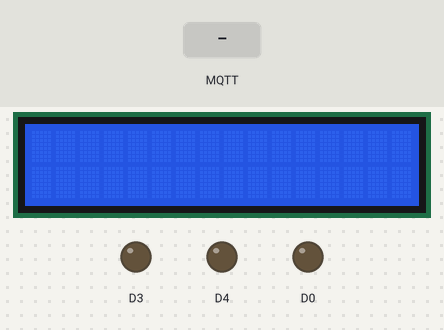
Bench run of a sketch on a simulated ESP8266 (NodeMCU). Parts: 16×2 character LCD, output pins drawn as LEDs (lit = HIGH). The test bench sets the inputs (shaded band). WiFi joins after 1.5 s; servers stay silent unless stated; random numbers use the default seed unless the sketch sets one; no MQTT or app messages arrive unless stated; what the sketch prints to the serial monitor is not drawn.

Above: at 2.7 s.
2.8 s: MQTT message "4" arrives on the first subscribed topic
At 3.9 s:
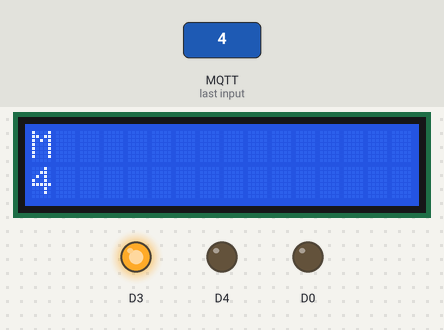
4.3 s: MQTT message "on" arrives on the first subscribed topic
At 5.2 s:
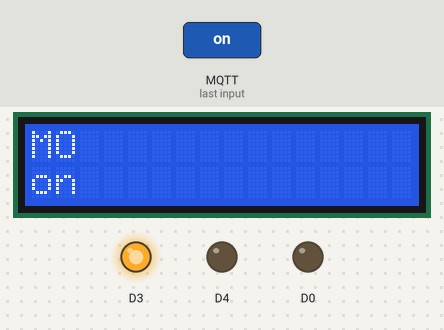
5.8 s: MQTT message "1" arrives on the first subscribed topic
At 6.8 s:
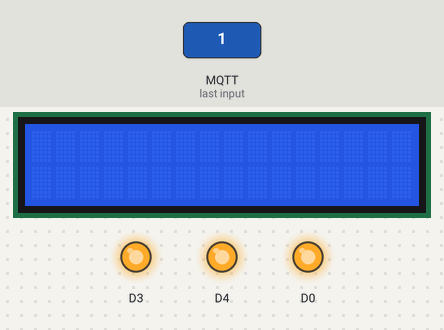
7.9 s: MQTT message "3" arrives on the first subscribed topic
At 9.4 s:
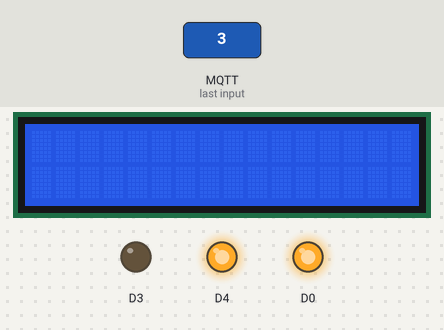
9.7 s: MQTT message "0" arrives on the first subscribed topic
At 11.2 s:
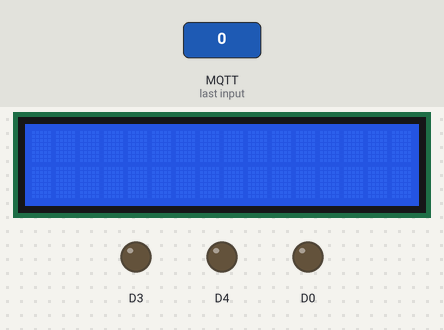
11.5 s: MQTT message "off" arrives on the first subscribed topic
At 12.0 s:
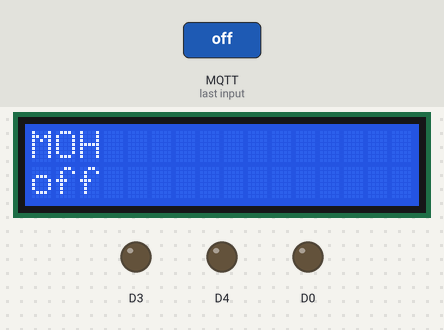
Timing chart, 0 to 14.0 s (numbered marks = the images above; inputs shaded):
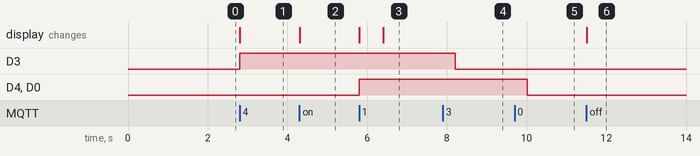

Measured:
- after the input at 2.8 s, D3: LOW → HIGH at once; the display: changes at once (image 1)
- after the input at 4.3 s, the display: changes at once (image 2)
- after the input at 5.8 s, D4, D0: LOW → HIGH at once; the display: first changes at once (image 3 shows a later state)
- after the input at 7.9 s, D3: HIGH → LOW after 0.31 s
- after the input at 9.7 s, D4, D0: HIGH → LOW after 0.32 s
- after the input at 11.5 s, the display: changes at once (image 6)

The sketch:

belajar_MQTT.ino
```cpp
#include <ESP8266WiFi.h>
#include <PubSubClient.h>
#include <LiquidCrystal_I2C.h>
#include <Wire.h>

#define SDA_PIN D2
#define SCL_PIN D1
LiquidCrystal_I2C lcd(0x27, 16, 2);

const char *ssid = "Tselhome-BB3C";
const char *password = "70142711";
const char *mqtt_server = "broker.hivemq.com";
char *Topic = "";

WiFiClient espClient;
PubSubClient client(espClient);
unsigned long lastMsg = 0;
#define MSG_BUFFER_SIZE (50)
char msg[MSG_BUFFER_SIZE];
int value = 0;

void setup()
{ // Initialize the BUILTIN_LED pin as an output
  Serial.begin(115200);
  Wire.begin(SDA_PIN, SCL_PIN);
  lcd.backlight();
  lcd.init();
  setup_wifi();
  client.setServer(mqtt_server, 1883);
  client.setCallback(callback);
  pinMode(D0, OUTPUT);
  pinMode(D3, OUTPUT);
  pinMode(D4, OUTPUT);
  digitalWrite(D0, LOW);
  digitalWrite(D3, LOW);
  digitalWrite(D4, LOW);
}

void setup_wifi()
{

  delay(10);
  // We start by connecting to a WiFi network
  Serial.println();
  Serial.print("Connecting to ");
  Serial.println(ssid);

  WiFi.mode(WIFI_STA);
  WiFi.begin(ssid, password);

  while (WiFi.status() != WL_CONNECTED)
  {
    delay(500);
    Serial.print(".");

    randomSeed(micros());

    Serial.println("");
    Serial.println("WiFi connected");
    Serial.println("IP address: ");
    Serial.println(WiFi.localIP());
  }
}

void callback(char *topic, byte *payload, unsigned int length){
  Serial.print("Message arrived [");

  //Serial.print(topic);
  Serial.print("] ");
  for (int i = 0; i < length; i++) {

    Serial.print((char)payload[i]);
     lcd.setCursor(i, 0);
     lcd.write("MOHON UNTUK SEGERA DITANGANI"[i]); // Start Print text
    lcd.setCursor(i, 1);
    lcd.write((char)payload[i]);

  }
  Serial.println();
  if ((char)payload[0] == '1')
  {
    digitalWrite(D0, HIGH); // Turn the LED on (Note that LOW is the voltage level
    digitalWrite(D4, HIGH); //Turn the Buzzer on (Note that LOW is the voltage level


  }
  else if ((char)payload[0] == '0')
  {
    digitalWrite(D0, LOW); // Turn the LED off by making the voltage HIGH
    digitalWrite(D4, LOW); //Turn the Buzzer off (Note that LOW is the voltage level
    lcd.clear();

  }
  else if ((char)payload[0] == '3')
  {
    digitalWrite(D3, LOW); // Turn the LED off (Note that LOW is the voltage level
  }
  else if ((char)payload[0] == '4')
  {
    digitalWrite(D3, HIGH); // Turn the LED on by making the voltage HIGH
  }
  else if (digitalRead(D0) == HIGH)
  {
    Serial.println(Topic);
  }
}

void reconnect()
{
  // Loop until we're reconnected
  while (!client.connected())
  {
    Serial.print("Attempting MQTT connection...");
    // Create a random client ID
    String clientId = "dimas123#@";
    clientId += String(random(0xffff), HEX);
    // Attempt to connect
    if (client.connect(clientId.c_str()))
    {
      Serial.println("connected");
      // Once connected, publish an announcement...
      client.publish("dimas123%", "Hey Aku Mau Ngapain Ini?");
      // ... and resubscribe
      client.subscribe("topic_sProduksi 1.1");
    }
    else
    {
      Serial.print("failed, rc=");
      Serial.print(client.state());
      Serial.println(" try again in 5 seconds");
      // Wait 5 seconds before retrying
      delay(5000);
    }
  }
}

void loop()
{

  if (!client.connected())
  {
    reconnect();
  }
  client.loop();

  unsigned long now = millis();
  if (now - lastMsg > 2000)
  {
    lastMsg = now;
    ++value;
    snprintf(msg, MSG_BUFFER_SIZE, "Hey Aku Mau Ngapain Ini? #%ld", value);
    Serial.print("Publish message: ");
    Serial.println(msg);
    client.publish("Produksi 1.1", msg);
  }
    if (digitalRead(D0)== HIGH){

      lcd.scrollDisplayLeft();
      delay(600);

 }

}
```
